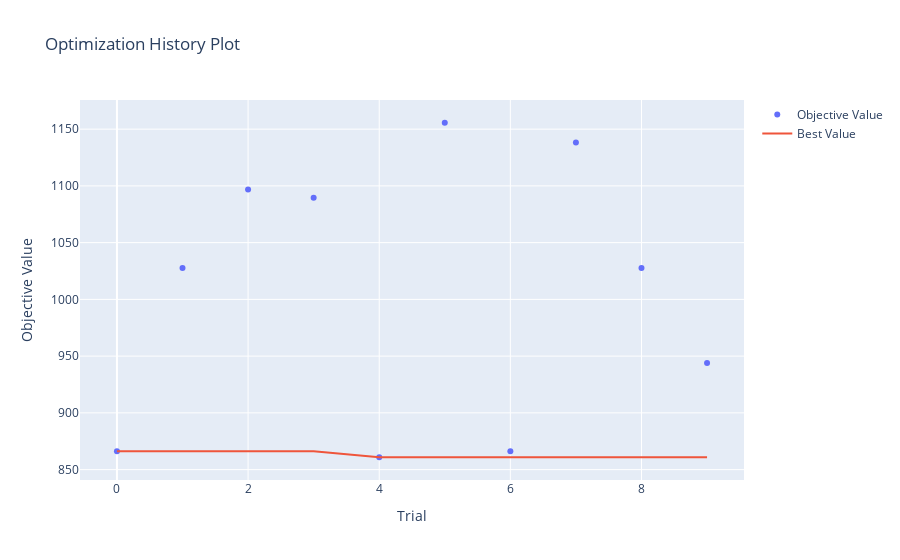
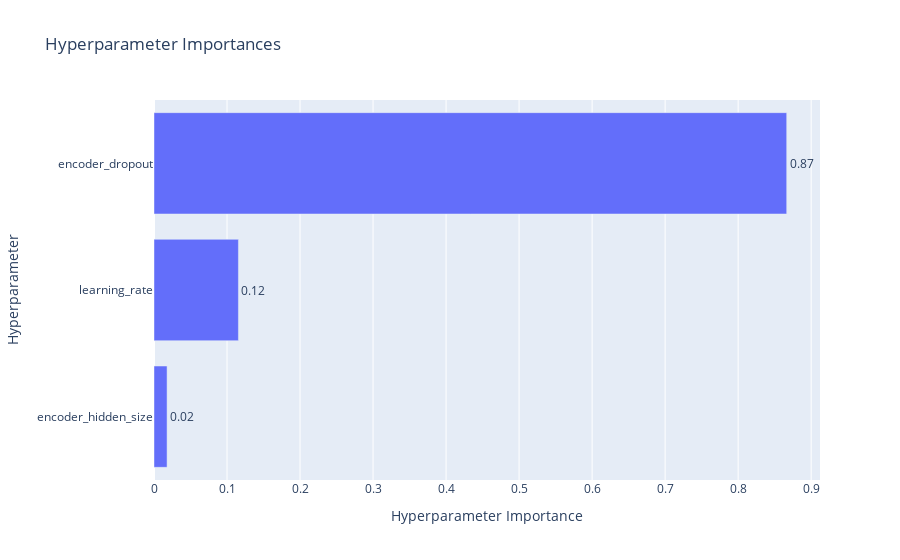
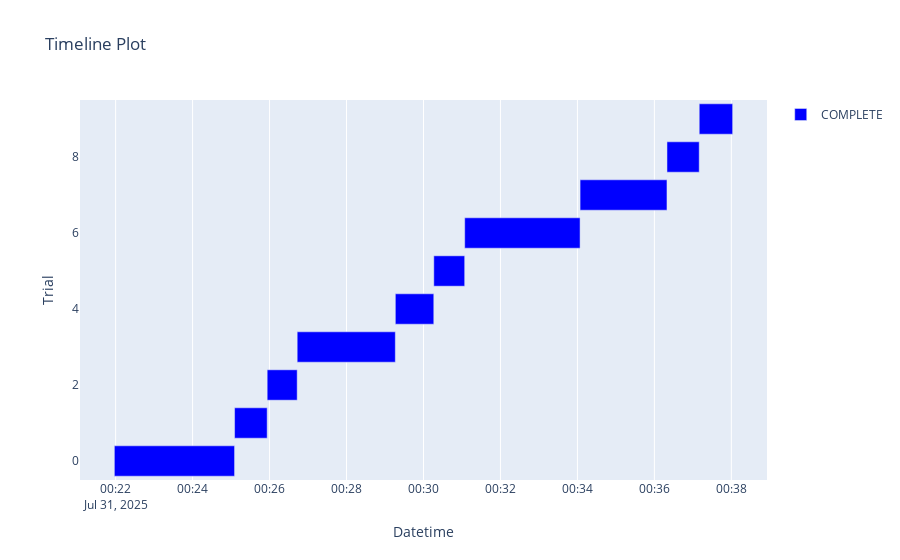
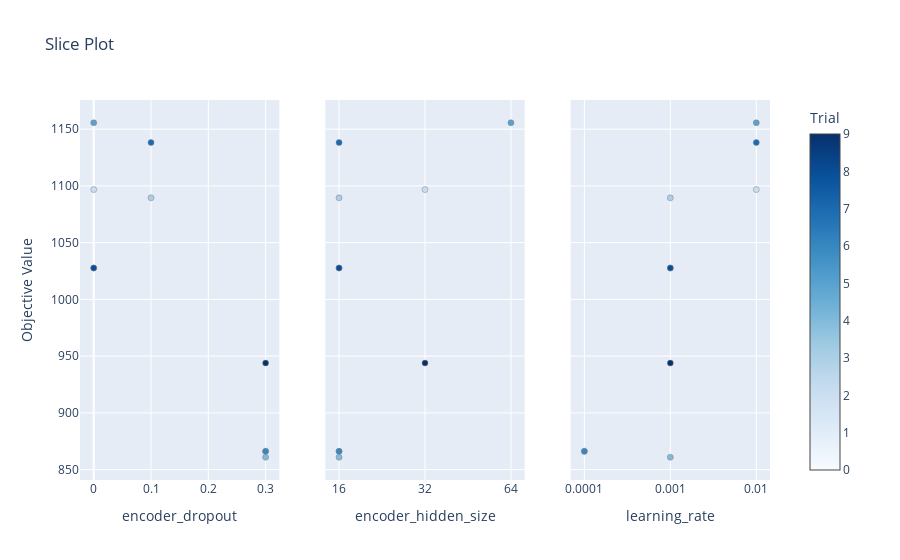

The notebook cell saved with these charts, in order:
### Code cell
# For NeuralForecast
nf_study = nf_hp.models[0].results
plot_optimization_history(nf_study).show()
plot_param_importances(nf_study).show()
plot_timeline(nf_study).show()
plot_slice(nf_study).show()

### Figure 1 — Plotly figure (JSON) as saved in the notebook; plotly's stock layout.template omitted (floating-point values rounded to 4 significant figures)
{"data": [{"mode": "markers", "name": "Objective Value", "type": "scatter", "x": [0, 1, 2, 3, 4, 5, 6, 7, 8, 9], "y": [866.1, 1028.0, 1097.0, 1089.0, 860.9, 1156.0, 866.1, 1138.0, 1028.0, 943.9]}, {"mode": "lines", "name": "Best Value", "type": "scatter", "x": [0, 1, 2, 3, 4, 5, 6, 7, 8, 9], "y": [866.1, 866.1, 866.1, 866.1, 860.9, 860.9, 860.9, 860.9, 860.9, 860.9]}, {"marker": {"color": "#cccccc"}, "mode": "markers", "name": "Infeasible Trial", "showlegend": false, "type": "scatter", "x": [], "y": []}], "layout": {"title": {"text": "Optimization History Plot"}, "xaxis": {"title": {"text": "Trial"}}, "yaxis": {"title": {"text": "Objective Value"}}}}

### Figure 2 — Plotly figure (JSON) as saved in the notebook; plotly's stock layout.template omitted (floating-point values rounded to 4 significant figures)
{"data": [{"cliponaxis": false, "hovertemplate": ["encoder_hidden_size (CategoricalDistribution): 0.01789709578137155<extra></extra>", "learning_rate (CategoricalDistribution): 0.11561505978499473<extra></extra>", "encoder_dropout (FloatDistribution): 0.8664878444336337<extra></extra>"], "name": "Objective Value", "orientation": "h", "text": ["0.02", "0.12", "0.87"], "textposition": "outside", "type": "bar", "x": [0.0179, 0.1156, 0.8665], "y": ["encoder_hidden_size", "learning_rate", "encoder_dropout"]}], "layout": {"title": {"text": "Hyperparameter Importances"}, "xaxis": {"title": {"text": "Hyperparameter Importance"}}, "yaxis": {"title": {"text": "Hyperparameter"}}}}

### Figure 3 — Plotly figure (JSON) as saved in the notebook; plotly's stock layout.template omitted (floating-point values rounded to 4 significant figures)
{"data": [{"base": ["2025-07-31T00:21:58.005230", "2025-07-31T00:25:05.439903", "2025-07-31T00:25:56.283027", "2025-07-31T00:26:43.072947", "2025-07-31T00:29:16.099483", "2025-07-31T00:30:16.061051", "2025-07-31T00:31:04.240318", "2025-07-31T00:34:04.152471", "2025-07-31T00:36:19.632948", "2025-07-31T00:37:09.915063"], "hovertemplate": "%{text}<extra>COMPLETE</extra>", "marker": {"color": "blue"}, "name": "COMPLETE", "orientation": "h", "text": ["{<br>  \"number\": 0,<br>  \"values\": [<br>    866.0984497070312<br>  ],<br>  \"params\": {<br>    \"learning_rate\": 0.0001,<br>    \"encoder_hidden_size\": 16,<br>    \"encoder_dropout\": 0.3<br>  },<br>  \"user_attrs\": {<br>    \"ALL_PARAMS\": \"{'input_size': 120, 'encoder_n_layers': 2, 'encoder_hidden_size': 16, 'encoder_dropout': 0.3, 'max_steps': 43500, 'batch_size': 32, 'learning_rate': 0.0001, 'num_lr_decays': 5, 'early_stop_patience_steps': 15, 'val_check_steps': 87, 'scaler_type': 'standard', 'random_seed': 42, 'hist_exog_list': ['T [\\u00b0C]', 'StrGlo [W/m2]', 'RainDur [min]', 'Hr [%Hr]'], 'h': 30, 'loss': MAE(), 'valid_loss': MAE()}\",<br>    \"METRICS\": \"{'loss': tensor(866.0984), 'train_loss': tensor(0.2851)}\"<br>  }<br>}", "{<br>  \"number\": 1,<br>  \"values\": [<br>    1027.646728515625<br>  ],<br>  \"params\": {<br>    \"learning_rate\": 0.001,<br>    \"encoder_hidden_size\": 16,<br>    \"encoder_dropout\": 0.0<br>  },<br>  \"user_attrs\": {<br>    \"ALL_PARAMS\": \"{'input_size': 120, 'encoder_n_layers': 2, 'encoder_hidden_size': 16, 'encoder_dropout': 0.0, 'max_steps': 43500, 'batch_size': 32, 'learning_rate': 0.001, 'num_lr_decays': 5, 'early_stop_patience_steps': 15, 'val_check_steps': 87, 'scaler_type': 'standard', 'random_seed': 42, 'hist_exog_list': ['T [\\u00b0C]', 'StrGlo [W/m2]', 'RainDur [min]', 'Hr [%Hr]'], 'h': 30, 'loss': MAE(), 'valid_loss': MAE()}\",<br>    \"METRICS\": \"{'loss': tensor(1027.6467), 'train_loss': tensor(0.1804)}\"<br>  }<br>}", "{<br>  \"number\": 2,<br>  \"values\": [<br>    1096.7618408203125<br>  ],<br>  \"params\": {<br>    \"learning_rate\": 0.01,<br>    \"encoder_hidden_size\": 32,<br>    \"encoder_dropout\": 0.0<br>  },<br>  \"user_attrs\": {<br>    \"ALL_PARAMS\": \"{'input_size': 120, 'encoder_n_layers': 2, 'encoder_hidden_size': 32, 'encoder_dropout': 0.0, 'max_steps': 43500, 'batch_size': 32, 'learning_rate': 0.01, 'num_lr_decays': 5, 'early_stop_patience_steps': 15, 'val_check_steps': 87, 'scaler_type': 'standard', 'random_seed': 42, 'hist_exog_list': ['T [\\u00b0C]', 'StrGlo [W/m2]', 'RainDur [min]', 'Hr [%Hr]'], 'h': 30, 'loss': MAE(), 'valid_loss': MAE()}\",<br>    \"METRICS\": \"{'loss': tensor(1096.7618), 'train_loss': tensor(0.1475)}\"<br>  }<br>}", "{<br>  \"number\": 3,<br>  \"values\": [<br>    1089.486083984375<br>  ],<br>  \"params\": {<br>    \"learning_rate\": 0.001,<br>    \"encoder_hidden_size\": 16,<br>    \"encoder_dropout\": 0.1<br>  },<br>  \"user_attrs\": {<br>    \"ALL_PARAMS\": \"{'input_size': 120, 'encoder_n_layers': 2, 'encoder_hidden_size': 16, 'encoder_dropout': 0.1, 'max_steps': 43500, 'batch_size': 32, 'learning_rate': 0.001, 'num_lr_decays': 5, 'early_stop_patience_steps': 15, 'val_check_steps': 87, 'scaler_type': 'standard', 'random_seed': 42, 'hist_exog_list': ['T [\\u00b0C]', 'StrGlo [W/m2]', 'RainDur [min]', 'Hr [%Hr]'], 'h': 30, 'loss': MAE(), 'valid_loss': MAE()}\",<br>    \"METRICS\": \"{'loss': tensor(1089.4861), 'train_loss': tensor(0.1947)}\"<br>  }<br>}", "{<br>  \"number\": 4,<br>  \"values\": [<br>    860.8834228515625<br>  ],<br>  \"params\": {<br>    \"learning_rate\": 0.001,<br>    \"encoder_hidden_size\": 16,<br>    \"encoder_dropout\": 0.3<br>  },<br>  \"user_attrs\": {<br>    \"ALL_PARAMS\": \"{'input_size': 120, 'encoder_n_layers': 2, 'encoder_hidden_size': 16, 'encoder_dropout': 0.3, 'max_steps': 43500, 'batch_size': 32, 'learning_rate': 0.001, 'num_lr_decays': 5, 'early_stop_patience_steps': 15, 'val_check_steps': 87, 'scaler_type': 'standard', 'random_seed': 42, 'hist_exog_list': ['T [\\u00b0C]', 'StrGlo [W/m2]', 'RainDur [min]', 'Hr [%Hr]'], 'h': 30, 'loss': MAE(), 'valid_loss': MAE()}\",<br>    \"METRICS\": \"{'loss': tensor(860.8834), 'train_loss': tensor(0.2620)}\"<br>  }<br>}", "{<br>  \"number\": 5,<br>  \"values\": [<br>    1155.6448974609375<br>  ],<br>  \"params\": {<br>    \"learning_rate\": 0.01,<br>    \"encoder_hidden_size\": 64,<br>    \"encoder_dropout\": 0.0<br>  },<br>  \"user_attrs\": {<br>    \"ALL_PARAMS\": \"{'input_size': 120, 'encoder_n_layers': 2, 'encoder_hidden_size': 64, 'encoder_dropout': 0.0, 'max_steps': 43500, 'batch_size': 32, 'learning_rate': 0.01, 'num_lr_decays': 5, 'early_stop_patience_steps': 15, 'val_check_steps': 87, 'scaler_type': 'standard', 'random_seed': 42, 'hist_exog_list': ['T [\\u00b0C]', 'StrGlo [W/m2]', 'RainDur [min]', 'Hr [%Hr]'], 'h': 30, 'loss': MAE(), 'valid_loss': MAE()}\",<br>    \"METRICS\": \"{'loss': tensor(1155.6449), 'train_loss': tensor(0.0212)}\"<br>  }<br>}", "{<br>  \"number\": 6,<br>  \"values\": [<br>    866.0984497070312<br>  ],<br>  \"params\": {<br>    \"learning_rate\": 0.0001,<br>    \"encoder_hidden_size\": 16,<br>    \"encoder_dropout\": 0.3<br>  },<br>  \"user_attrs\": {<br>    \"ALL_PARAMS\": \"{'input_size': 120, 'encoder_n_layers': 2, 'encoder_hidden_size': 16, 'encoder_dropout': 0.3, 'max_steps': 43500, 'batch_size': 32, 'learning_rate': 0.0001, 'num_lr_decays': 5, 'early_stop_patience_steps': 15, 'val_check_steps': 87, 'scaler_type': 'standard', 'random_seed': 42, 'hist_exog_list': ['T [\\u00b0C]', 'StrGlo [W/m2]', 'RainDur [min]', 'Hr [%Hr]'], 'h': 30, 'loss': MAE(), 'valid_loss': MAE()}\",<br>    \"METRICS\": \"{'loss': tensor(866.0984), 'train_loss': tensor(0.2851)}\"<br>  }<br>}", "{<br>  \"number\": 7,<br>  \"values\": [<br>    1138.1785888671875<br>  ],<br>  \"params\": {<br>    \"learning_rate\": 0.01,<br>    \"encoder_hidden_size\": 16,<br>    \"encoder_dropout\": 0.1<br>  },<br>  \"user_attrs\": {<br>    \"ALL_PARAMS\": \"{'input_size': 120, 'encoder_n_layers': 2, 'encoder_hidden_size': 16, 'encoder_dropout': 0.1, 'max_steps': 43500, 'batch_size': 32, 'learning_rate': 0.01, 'num_lr_decays': 5, 'early_stop_patience_steps': 15, 'val_check_steps': 87, 'scaler_type': 'standard', 'random_seed': 42, 'hist_exog_list': ['T [\\u00b0C]', 'StrGlo [W/m2]', 'RainDur [min]', 'Hr [%Hr]'], 'h': 30, 'loss': MAE(), 'valid_loss': MAE()}\",<br>    \"METRICS\": \"{'loss': tensor(1138.1786), 'train_loss': tensor(0.2780)}\"<br>  }<br>}", "{<br>  \"number\": 8,<br>  \"values\": [<br>    1027.646728515625<br>  ],<br>  \"params\": {<br>    \"learning_rate\": 0.001,<br>    \"encoder_hidden_size\": 16,<br>    \"encoder_dropout\": 0.0<br>  },<br>  \"user_attrs\": {<br>    \"ALL_PARAMS\": \"{'input_size': 120, 'encoder_n_layers': 2, 'encoder_hidden_size': 16, 'encoder_dropout': 0.0, 'max_steps': 43500, 'batch_size': 32, 'learning_rate': 0.001, 'num_lr_decays': 5, 'early_stop_patience_steps': 15, 'val_check_steps': 87, 'scaler_type': 'standard', 'random_seed': 42, 'hist_exog_list': ['T [\\u00b0C]', 'StrGlo [W/m2]', 'RainDur [min]', 'Hr [%Hr]'], 'h': 30, 'loss': MAE(), 'valid_loss': MAE()}\",<br>    \"METRICS\": \"{'loss': tensor(1027.6467), 'train_loss': tensor(0.1804)}\"<br>  }<br>}", "{<br>  \"number\": 9,<br>  \"values\": [<br>    943.8782348632812<br>  ],<br>  \"params\": {<br>    \"learning_rate\": 0.001,<br>    \"encoder_hidden_size\": 32,<br>    \"encoder_dropout\": 0.3<br>  },<br>  \"user_attrs\": {<br>    \"ALL_PARAMS\": \"{'input_size': 120, 'encoder_n_layers': 2, 'encoder_hidden_size': 32, 'encoder_dropout': 0.3, 'max_steps': 43500, 'batch_size': 32, 'learning_rate': 0.001, 'num_lr_decays': 5, 'early_stop_patience_steps': 15, 'val_check_steps': 87, 'scaler_type': 'standard', 'random_seed': 42, 'hist_exog_list': ['T [\\u00b0C]', 'StrGlo [W/m2]', 'RainDur [min]', 'Hr [%Hr]'], 'h': 30, 'loss': MAE(), 'valid_loss': MAE()}\",<br>    \"METRICS\": \"{'loss': tensor(943.8782), 'train_loss': tensor(0.1885)}\"<br>  }<br>}"], "textposition": "none", "type": "bar", "x": [187400.0, 50840.0, 46790.0, 153000.0, 59960.0, 48180.0, 179900.0, 135500.0, 50280.0, 52110.0], "y": [0, 1, 2, 3, 4, 5, 6, 7, 8, 9]}], "layout": {"showlegend": true, "title": {"text": "Timeline Plot"}, "xaxis": {"title": {"text": "Datetime"}, "type": "date"}, "yaxis": {"title": {"text": "Trial"}}}}

### Figure 4 — Plotly figure (JSON) as saved in the notebook; plotly's stock layout.template omitted (floating-point values rounded to 4 significant figures)
{"data": [{"marker": {"color": [0, 1, 2, 3, 4, 5, 6, 7, 8, 9], "colorbar": {"title": {"text": "Trial"}, "x": 1, "xpad": 40}, "colorscale": [[0, "rgb(247,251,255)"], [0.125, "rgb(222,235,247)"], [0.25, "rgb(198,219,239)"], [0.375, "rgb(158,202,225)"], [0.5, "rgb(107,174,214)"], [0.625, "rgb(66,146,198)"], [0.75, "rgb(33,113,181)"], [0.875, "rgb(8,81,156)"], [1, "rgb(8,48,107)"]], "line": {"color": "Grey", "width": 0.5}, "showscale": true}, "mode": "markers", "name": "Feasible Trial", "showlegend": false, "type": "scatter", "x": [0.3, 0, 0, 0.1, 0.3, 0, 0.3, 0.1, 0, 0.3], "xaxis": "x", "y": [866.1, 1028.0, 1097.0, 1089.0, 860.9, 1156.0, 866.1, 1138.0, 1028.0, 943.9], "yaxis": "y"}, {"marker": {"color": [0, 1, 2, 3, 4, 5, 6, 7, 8, 9], "colorbar": {"title": {"text": "Trial"}, "x": 1, "xpad": 40}, "colorscale": [[0, "rgb(247,251,255)"], [0.125, "rgb(222,235,247)"], [0.25, "rgb(198,219,239)"], [0.375, "rgb(158,202,225)"], [0.5, "rgb(107,174,214)"], [0.625, "rgb(66,146,198)"], [0.75, "rgb(33,113,181)"], [0.875, "rgb(8,81,156)"], [1, "rgb(8,48,107)"]], "line": {"color": "Grey", "width": 0.5}, "showscale": false}, "mode": "markers", "name": "Feasible Trial", "showlegend": false, "type": "scatter", "x": [16, 16, 32, 16, 16, 64, 16, 16, 16, 32], "xaxis": "x2", "y": [866.1, 1028.0, 1097.0, 1089.0, 860.9, 1156.0, 866.1, 1138.0, 1028.0, 943.9], "yaxis": "y2"}, {"marker": {"color": [0, 1, 2, 3, 4, 5, 6, 7, 8, 9], "colorbar": {"title": {"text": "Trial"}, "x": 1, "xpad": 40}, "colorscale": [[0, "rgb(247,251,255)"], [0.125, "rgb(222,235,247)"], [0.25, "rgb(198,219,239)"], [0.375, "rgb(158,202,225)"], [0.5, "rgb(107,174,214)"], [0.625, "rgb(66,146,198)"], [0.75, "rgb(33,113,181)"], [0.875, "rgb(8,81,156)"], [1, "rgb(8,48,107)"]], "line": {"color": "Grey", "width": 0.5}, "showscale": false}, "mode": "markers", "name": "Feasible Trial", "showlegend": false, "type": "scatter", "x": [0.0001, 0.001, 0.01, 0.001, 0.001, 0.01, 0.0001, 0.01, 0.001, 0.001], "xaxis": "x3", "y": [866.1, 1028.0, 1097.0, 1089.0, 860.9, 1156.0, 866.1, 1138.0, 1028.0, 943.9], "yaxis": "y3"}], "layout": {"title": {"text": "Slice Plot"}, "xaxis": {"anchor": "y", "domain": [0, 0.2889], "title": {"text": "encoder_dropout"}}, "xaxis2": {"anchor": "y2", "categoryarray": [16, 32, 64], "categoryorder": "array", "domain": [0.3556, 0.6444], "title": {"text": "encoder_hidden_size"}, "type": "category"}, "xaxis3": {"anchor": "y3", "categoryarray": [0.0001, 0.001, 0.01], "categoryorder": "array", "domain": [0.7111, 1], "title": {"text": "learning_rate"}, "type": "category"}, "yaxis": {"anchor": "x", "domain": [0, 1], "title": {"text": "Objective Value"}}, "yaxis2": {"anchor": "x2", "domain": [0, 1], "matches": "y", "showticklabels": false}, "yaxis3": {"anchor": "x3", "domain": [0, 1], "matches": "y", "showticklabels": false}}}
